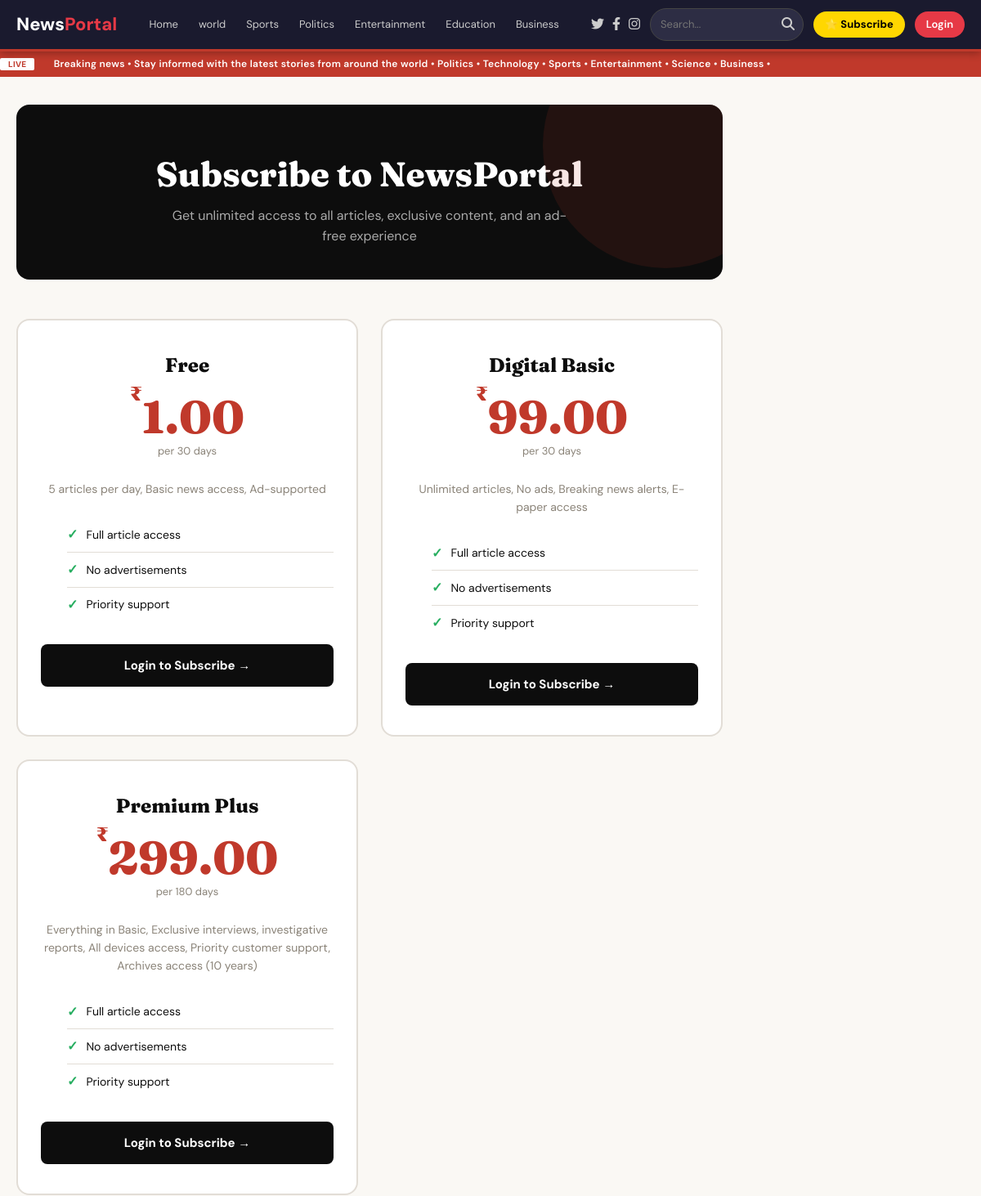
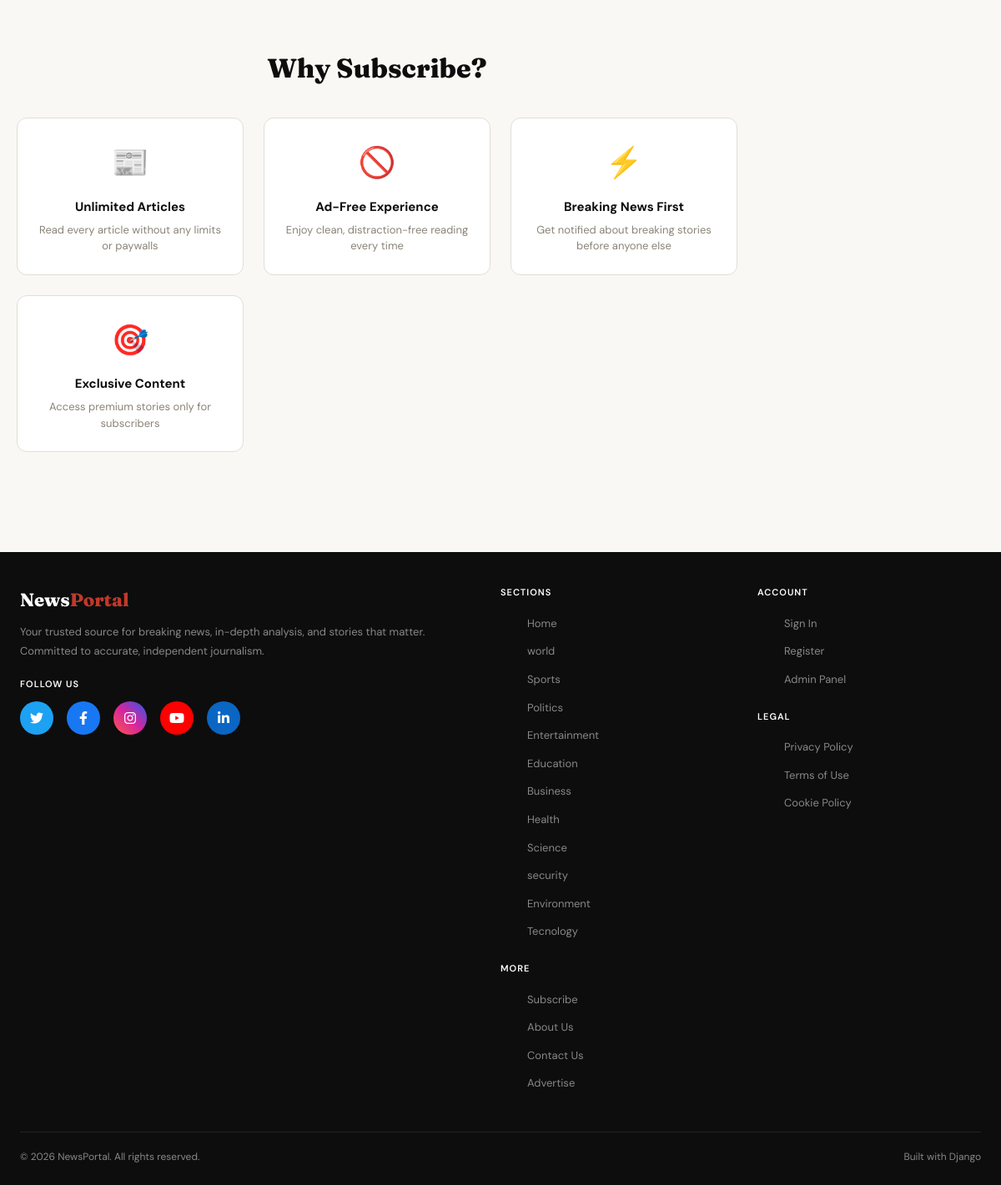
The app's page /plans/ with its own data (2 pictures, top to bottom).
### news/models.py (models this page shows, shortened)
class Category(models.Model):
    name = models.CharField(max_length=100)
    slug = models.SlugField(unique=True)
    description = models.TextField(blank=True)
    class Meta:
        verbose_name_plural = 'Categories'

class SubscriptionPlan(models.Model):
    PLAN_CHOICES = [
        ('free', 'Free'),
        ('basic', 'Basic'),
        ('premium', 'Premium'),
    ]
    name = models.CharField(max_length=100)
    plan_type = models.CharField(max_length=20, choices=PLAN_CHOICES, default='free')
    price = models.DecimalField(max_digits=10, decimal_places=2, default=0.00)
    duration_days = models.PositiveIntegerField(default=30)
    description = models.TextField(blank=True)
    features = models.TextField(blank=True, help_text="List features separated by commas")
    is_active = models.BooleanField(default=True)
    created_at = models.DateTimeField(auto_now_add=True)
    class Meta:
        ordering = ['price']

### news/views.py (the view)
# urls.py: path('plans/', views.subscription_plans, name='subscription_plans'),
def subscription_plans(request):
    plans = SubscriptionPlan.objects.filter(is_active=True)
    user_sub = None
    if request.user.is_authenticated:
        user_sub = UserSubscription.objects.filter(
            user=request.user, is_active=True
        ).order_by('-start_date').first()
    return render(request, 'subscription.html', {
        'plans': plans,
        'user_sub': user_sub,
        'categories': Category.objects.all(),
    })

### news/context_processors.py (called while the page is built)
def common_data(request):
    return {
        'categories': Category.objects.all(),
    }

### templates/subscription.html (shortened to what this page needs)
{% extends 'base.html' %}
{% block content %}
<div class="sub-hero">
  <h1>Subscribe to NewsPortal</h1>
  <p>Get unlimited access to all articles, exclusive content, and an ad-free experience</p>
</div>
<div class="plans-grid">
  {% for plan in plans %}
    <div class="plan-card {% if plan.is_popular %}popular{% endif %}">
      <div class="plan-name">{{ plan.name }}</div>
      <div class="plan-price"><sup>₹</sup>{{ plan.price }}</div>
      <div class="plan-duration">per {{ plan.duration_days }} days</div>
      {% if plan.description %}
        <div class="plan-desc">{{ plan.description }}</div>
      {% endif %}
      <ul class="plan-features">
        {% for feature in plan.get_features_list %}
          <li>{{ feature }}</li>
        {% empty %}
          <li>Full article access</li>
          <li>No advertisements</li>
          <li>Priority support</li>
        {% endfor %}
      </ul>
      {% if user.is_authenticated %}
        <a href="{% url 'subscribe' plan.id %}" class="btn-subscribe">
          Subscribe Now →
        </a>
      {% else %}
        <a href="{% url 'login' %}" class="btn-subscribe">
          Login to Subscribe →
        </a>
      {% endif %}
    </div>
  {% empty %}
    <p style="text-align:center;color:var(--muted);grid-column:1/-1;padding:40px">
      No subscription plans available yet. Check back soon!
    </p>
  {% endfor %}
</div>
<div class="features-section">
  <h2 class="features-title">Why Subscribe?</h2>
  <div class="features-grid">
    <div class="feature-item">
      <div class="feature-icon">📰</div>
      <div class="feature-name">Unlimited Articles</div>
      <div class="feature-desc">Read every article without any limits or paywalls</div>
    </div>
    <div class="feature-item">
      <div class="feature-icon">🚫</div>
      <div class="feature-name">Ad-Free Experience</div>
      <div class="feature-desc">Enjoy clean, distraction-free reading every time</div>
    </div>
    <div class="feature-item">
      <div class="feature-icon">⚡</div>
      <div class="feature-name">Breaking News First</div>
      <div class="feature-desc">Get notified about breaking stories before anyone else</div>
    </div>
    <div class="feature-item">
      <div class="feature-icon">🎯</div>
      <div class="feature-name">Exclusive Content</div>
      <div class="feature-desc">Access premium stories only for subscribers</div>
    </div>
  </div>
</div>
{% endblock %}

### templates/base.html (shortened to what this page needs)
<!DOCTYPE html>
<html lang="en">
<head>
  <link rel="stylesheet" href="https://cdnjs.cloudflare.com/ajax/libs/font-awesome/6.4.0/css/all.min.css">
  <link href="https://cdn.jsdelivr.net/npm/bootstrap@5.3.0/dist/css/bootstrap.min.css" rel="stylesheet">
</head>
<body>
<nav style="background:#1a1a2e; padding:0; position:sticky; top:0; z-index:1000; box-shadow:0 2px 10px rgba(0,0,0,0.3);">
  <div style="max-width:1400px; margin:0 auto; display:flex; align-items:center; justify-content:space-between; padding:0 20px; height:60px;">
    <a href="{% url 'home' %}" style="color:white; text-decoration:none; font-size:22px; font-weight:800; flex-shrink:0;">
      News<span style="color:#e63946;">Portal</span>
    </a>
    <div class="desktop-nav-links" style="display:flex; gap:5px; align-items:center; flex-wrap:nowrap; overflow-x:auto; margin: 0 15px;">
      <a href="{% url 'home' %}" style="color:#ccc; text-decoration:none; padding:5px 10px; font-size:13px; white-space:nowrap;">
        Home
      </a>
      {% for cat in categories|slice:":6" %}
      <a href="{% url 'category_articles' cat.slug %}"
         style="color:#ccc; text-decoration:none; padding:5px 10px; font-size:13px; white-space:nowrap;">
        {{ cat.name }}
      </a>
      {% endfor %}
    </div>
    <div style="display:flex; align-items:center; gap:12px; flex-shrink:0;">
      <div class="desktop-nav-links" style="display:flex; align-items:center; gap:10px;">
        <a href="https://twitter.com/newportal" target="_blank" rel="noopener noreferrer" title="Follow on Twitter" style="color:#ccc; font-size:16px; transition: color 0.3s;">
          <i class="fab fa-twitter"></i>
        </a>
        <a href="https://facebook.com/newportal" target="_blank" rel="noopener noreferrer" title="Like on Facebook" style="color:#ccc; font-size:16px; transition: color 0.3s;">
          <i class="fab fa-facebook-f"></i>
        </a>
        <a href="https://instagram.com/newportal" target="_blank" rel="noopener noreferrer" title="Follow on Instagram" style="color:#ccc; font-size:16px; transition: color 0.3s;">
          <i class="fab fa-instagram"></i>
        </a>
      </div>
      <form method="GET" action="{% url 'search' %}" class="desktop-search" style="display:flex; align-items:center; margin:0;">
        <div style="display:flex; background:#2d2d44; border-radius:20px; overflow:hidden; border:1px solid #444;">
          <input type="text" name="query"
                 placeholder="Search..."
                 value="{{ request.GET.query|default:'' }}"
                 style="background:transparent; border:none; outline:none; color:white; padding:6px 12px; width:150px; font-size:13px;">
          <button type="submit"
                  style="background:none; border:none; color:#ccc; padding:6px 10px; cursor:pointer;">
            <i class="fa-solid fa-magnifying-glass"></i>
          </button>
        </div>
      </form>
      <a href="{% url 'subscription_plans' %}"
         style="background:#FFD700; color:#000; text-decoration:none; padding:6px 14px; border-radius:20px; font-size:13px; font-weight:700; white-space:nowrap;">
        ⭐ Subscribe
      </a>
      <div class="desktop-nav-links" style="display:flex; align-items:center; gap:8px;">
        {% if user.is_authenticated %}
          {% if user.is_staff %}
          <a href="{% url 'admin_dashboard' %}"
             style="color:#ccc; text-decoration:none; padding:6px 10px; font-size:13px; white-space:nowrap;">
            Dashboard
          </a>
          {% endif %}
          <a href="{% url 'logout' %}"
             style="background:#e63946; color:white; text-decoration:none; padding:6px 14px; border-radius:20px; font-size:13px; font-weight:600; white-space:nowrap;">
            Logout
          </a>
        {% else %}
          <a href="{% url 'login' %}"
             style="background:#e63946; color:white; text-decoration:none; padding:6px 14px; border-radius:20px; font-size:13px; font-weight:600; white-space:nowrap;">
            Login
          </a>
        {% endif %}
      </div>
    </div>
  </div>
</nav>
<div class="ticker">
  <div class="ticker-inner">
    <span class="ticker-label">LIVE</span>
    Breaking news &bull; Stay informed with the latest stories from around the world &bull; Politics &bull; Technology &bull; Sports &bull; Entertainment &bull; Science &bull; Business &bull;
  </div>
</div>
<main class="site-main">
  <div class="container-fluid p-0">
    <div class="row g-4">
      <div class="col-lg-9 col-12">
        {% block content %}{% endblock %}
      </div>
    </div>
  </div>
</main>
<footer>
  <div class="footer-inner">
    <div>
      <div class="footer-brand">News<span>Portal</span></div>
      <p class="footer-desc">Your trusted source for breaking news, in-depth analysis, and stories that matter. Committed to accurate, independent journalism.</p>
      <div style="margin-top: 20px;">
        <div class="footer-heading" style="margin-bottom: 12px;">Follow Us</div>
        <div style="display: flex; gap: 16px; align-items: center;">
          <a href="https://twitter.com/newportal" target="_blank" rel="noopener noreferrer"
             style="display: inline-flex; align-items: center; justify-content: center; width: 40px; height: 40px; background: #1DA1F2; color: white; border-radius: 50%; transition: all 0.3s; text-decoration: none;"
             title="Follow us on Twitter">
            <i class="fab fa-twitter"></i>
          </a>
          <a href="https://facebook.com/newportal" target="_blank" rel="noopener noreferrer"
             style="display: inline-flex; align-items: center; justify-content: center; width: 40px; height: 40px; background: #1877F2; color: white; border-radius: 50%; transition: all 0.3s; text-decoration: none;"
             title="Like us on Facebook">
            <i class="fab fa-facebook-f"></i>
          </a>
          <a href="https://instagram.com/newportal" target="_blank" rel="noopener noreferrer"
             style="display: inline-flex; align-items: center; justify-content: center; width: 40px; height: 40px; background: linear-gradient(45deg, #fd5949, #d6249f, #285AEB); color: white; border-radius: 50%; transition: all 0.3s; text-decoration: none;"
             title="Follow us on Instagram">
            <i class="fab fa-instagram"></i>
          </a>
          <a href="https://youtube.com/newportal" target="_blank" rel="noopener noreferrer"
             style="display: inline-flex; align-items: center; justify-content: center; width: 40px; height: 40px; background: #FF0000; color: white; border-radius: 50%; transition: all 0.3s; text-decoration: none;"
             title="Subscribe on YouTube">
            <i class="fab fa-youtube"></i>
          </a>
          <a href="https://linkedin.com/company/newportal" target="_blank" rel="noopener noreferrer"
             style="display: inline-flex; align-items: center; justify-content: center; width: 40px; height: 40px; background: #0A66C2; color: white; border-radius: 50%; transition: all 0.3s; text-decoration: none;"
             title="Connect on LinkedIn">
            <i class="fab fa-linkedin-in"></i>
          </a>
        </div>
      </div>
    </div>
    <div>
      <div class="footer-heading">Sections</div>
      <ul class="footer-links">
        <li><a href="{% url 'home' %}">Home</a></li>
        {% for cat in categories %}
          <li><a href="{% url 'category_articles' cat.slug %}">{{ cat.name }}</a></li>
        {% endfor %}
      </ul>
      <div class="footer-heading" style="margin-top: 24px;">More</div>
      <ul class="footer-links">
        <li><a href="{% url 'subscription_plans' %}">Subscribe</a></li>
        <li><a href="#about">About Us</a></li>
        <li><a href="#contact">Contact Us</a></li>
        <li><a href="#advertise">Advertise</a></li>
      </ul>
    </div>
    <div>
      <div class="footer-heading">Account</div>
      <ul class="footer-links">
        {% if user.is_authenticated %}
          <li><a href="{% url 'logout' %}">Logout</a></li>
          {% if user.is_staff %}<li><a href="{% url 'admin_dashboard' %}">Dashboard</a></li>{% endif %}
        {% else %}
          <li><a href="{% url 'login' %}">Sign In</a></li>
          <li><a href="{% url 'register' %}">Register</a></li>
        {% endif %}
        <li><a href="/admin/">Admin Panel</a></li>
      </ul>
      <div class="footer-heading" style="margin-top: 24px;">Legal</div>
      <ul class="footer-links">
        <li><a href="#privacy">Privacy Policy</a></li>
        <li><a href="#terms">Terms of Use</a></li>
        <li><a href="#cookies">Cookie Policy</a></li>
      </ul>
    </div>
  </div>
  <div class="footer-bottom">
    <span>&copy; 2026 NewsPortal. All rights reserved.</span>
    <span>Built with Django</span>
  </div>
</footer>

### templates/base.html (style rules this page uses)
*, *::before, *::after { box-sizing: border-box; margin: 0; padding: 0; }
:root { --ink: #0d0d0d; --paper: #faf8f4; --accent: #c0392b; --accent2: #e67e22; --muted: #8a8378; --border: #e2ddd6; --card-bg: #ffffff; --nav-bg: #0d0d0d; --serif: 'Fraunces', Georgia, serif; --sans: 'DM Sans', sans-serif; }
html { scroll-behavior: smooth; }
body { font-family: var(--sans); background: var(--paper); color: var(--ink); line-height: 1.6; min-height: 100vh; }
a { color: inherit; text-decoration: none; }
nav { background: var(--nav-bg); position: sticky; top: 0; z-index: 100; border-bottom: 3px solid var(--accent); }
.ticker { background: var(--accent); color: #fff; padding: 6px 0; font-size: 12px; font-weight: 600; letter-spacing: 0.3px; overflow: hidden; white-space: nowrap; }
.ticker-inner { display: inline-block; animation: ticker-scroll 30s linear infinite; }
.ticker-label { background: #fff; color: var(--accent); padding: 1px 10px; border-radius: 2px; margin-right: 20px; font-weight: 700; text-transform: uppercase; font-size: 10px; }
.site-main { max-width: 1400px; margin: 0 auto; padding: 24px 20px 60px; }
footer { background: var(--nav-bg); color: #888; padding: 40px 24px 24px; margin-top: 60px; }
.footer-inner { max-width: 1300px; margin: 0 auto; display: grid; grid-template-columns: 2fr 1fr 1fr; gap: 40px; }
.footer-brand { font-family: var(--serif); font-size: 22px; color: #fff; font-weight: 800; }
.footer-brand span { color: var(--accent); }
.footer-desc { margin-top: 10px; font-size: 13px; line-height: 1.7; }
.footer-heading { color: #fff; font-size: 11px; text-transform: uppercase; letter-spacing: 1px; font-weight: 600; margin-bottom: 14px; }
.footer-links { list-style: none; }
.footer-links li { margin-bottom: 8px; }
.footer-links a { font-size: 13px; color: #888; transition: color 0.2s; }
.footer-bottom { max-width: 1300px; margin: 30px auto 0; padding-top: 20px; border-top: 1px solid #222; font-size: 12px; display: flex; justify-content: space-between; }

### records on screen
Category: name "world"
Category: name "Sports"
Category: name "Politics"
Category: name "Entertainment"
Category: name "Education"
Category: name "Business"
SubscriptionPlan: name "Free", price "1.00", duration_days "30", description "5 articles per day, Basic news access, Ad-supported"
SubscriptionPlan: name "Digital Basic", price "99.00", duration_days "30", description "Unlimited articles, No ads, Breaking news alerts, E-paper access"
SubscriptionPlan: name "Premium Plus", price "299.00", duration_days "180", description "Everything in Basic, Exclusive interviews, investigative reports, All devices access, Priority customer support, Archives access (10 years)"
Category: name "Health"
Category: name "Science"
Category: name "security"
Category: name "Environment"
Category: name "Tecnology"
